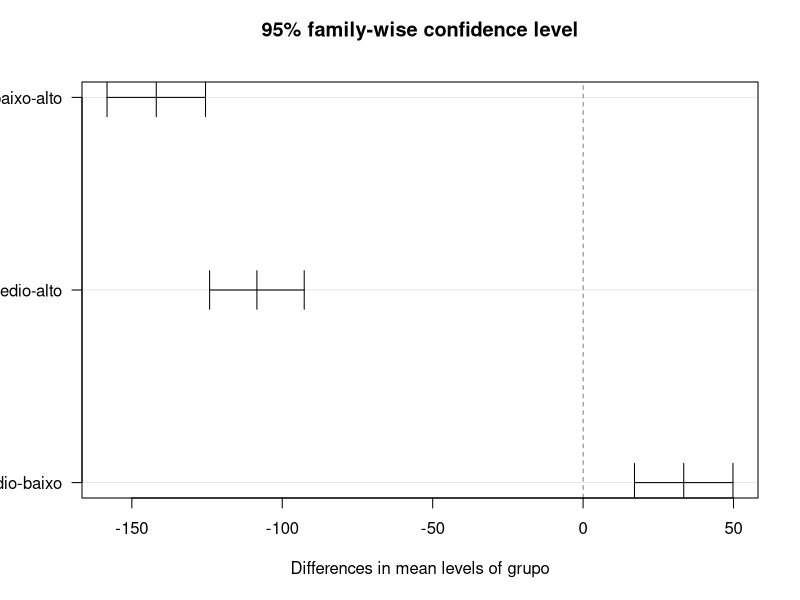
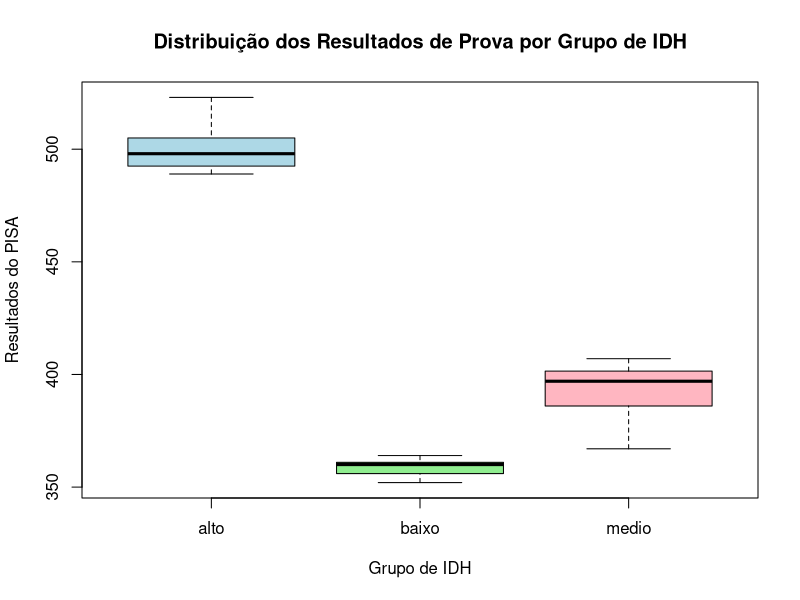
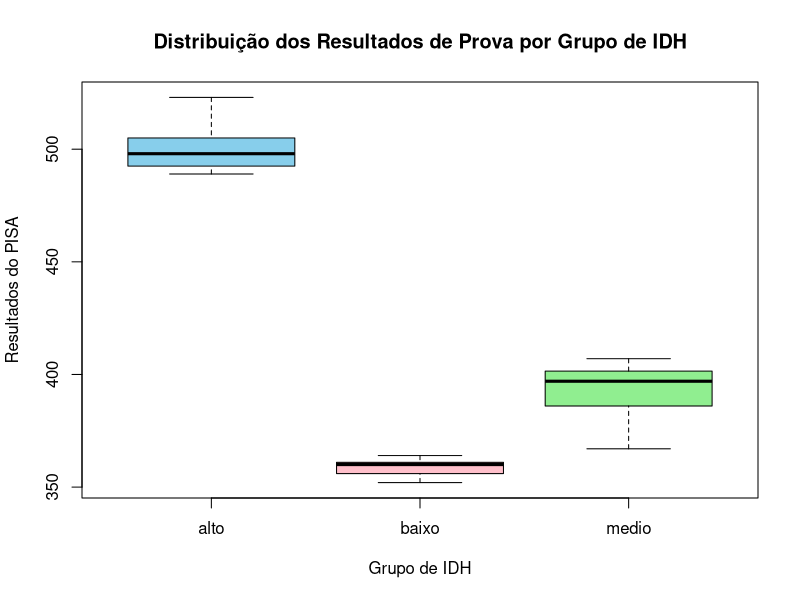

These charts were generated, in order, by the following R code:
# Dados
IDH_alto <- c(494, 506, 504, 489, 498, 523, 491)
IDH_medio <- c(401, 397, 402, 396, 407, 367, 376)
IDH_baixo <- c(356, 360, 364, 360, 361, 352)

# Criar um dataframe com os dados
dados <- data.frame(
  valor = c(IDH_alto, IDH_medio, IDH_baixo),
  grupo = factor(rep(c("alto", "medio", "baixo"), times = c(length(IDH_alto), length(IDH_medio), length(IDH_baixo))))
)

# Teste de normalidade de Shapiro-Wilk para cada grupo
shapiro_result <- by(dados$valor, dados$grupo, shapiro.test)
print("Resultados do Teste de Shapiro-Wilk:")
print(shapiro_result)

# Teste de homogeneidade de variância de Levene (usando a função native)
# Calcula a variância de cada grupo e compara
variancia_alto <- var(IDH_alto)
variancia_medio <- var(IDH_medio)
variancia_baixo <- var(IDH_baixo)

print("Variâncias dos grupos:")
print(c(variancia_alto, variancia_medio, variancia_baixo))

# Realizar a ANOVA
resultado_anova <- aov(valor ~ grupo, data = dados)
print("Resumo da ANOVA:")
summary(resultado_anova)

# Realizar o teste de Tukey para comparações múltiplas
resultado_tukey <- TukeyHSD(resultado_anova)
plot(resultado_tukey , las = 1)

print("Resultados do teste de Tukey:")
print(resultado_tukey)

# Gráfico de boxplot (usando funções básicas do R)
boxplot(valor ~ grupo, data = dados,
        main = "Distribuição dos Resultados de Prova por Grupo de IDH",
        xlab = "Grupo de IDH",
        ylab = "Resultados do PISA",
        col = c("lightblue", "lightgreen", "lightpink"))
# Gráfico de boxplot scatterplot
boxplot(valor ~ grupo, data = dados,
        xlab = "Grupo de IDH",
        ylab = "Resultados do PISA",
        main = "Distribuição dos Resultados de Prova por Grupo de IDH",
        col = c("skyblue", "pink", "lightgreen"))
